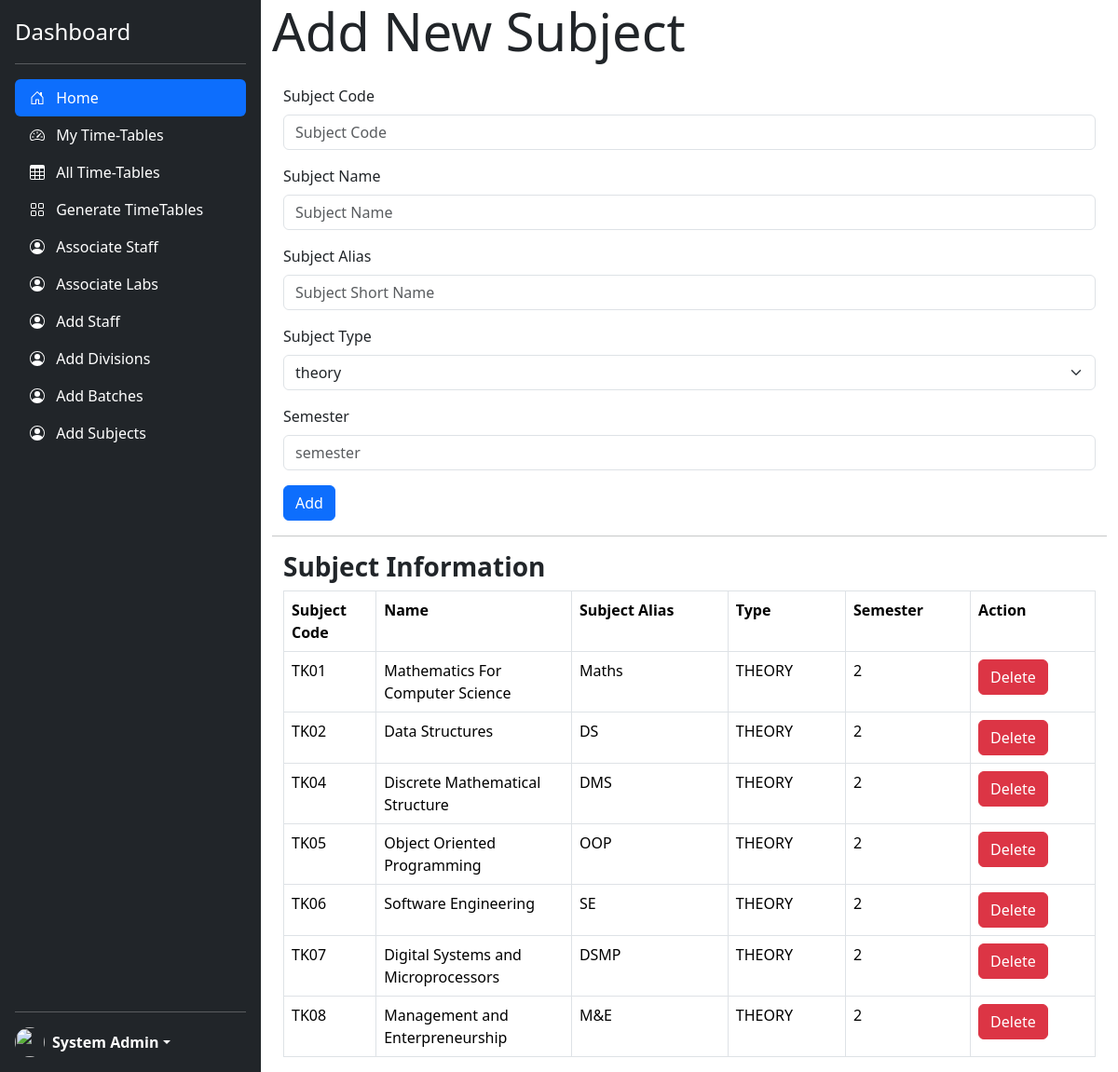
Before: /addSubjects.php (signed in) with the older database file.
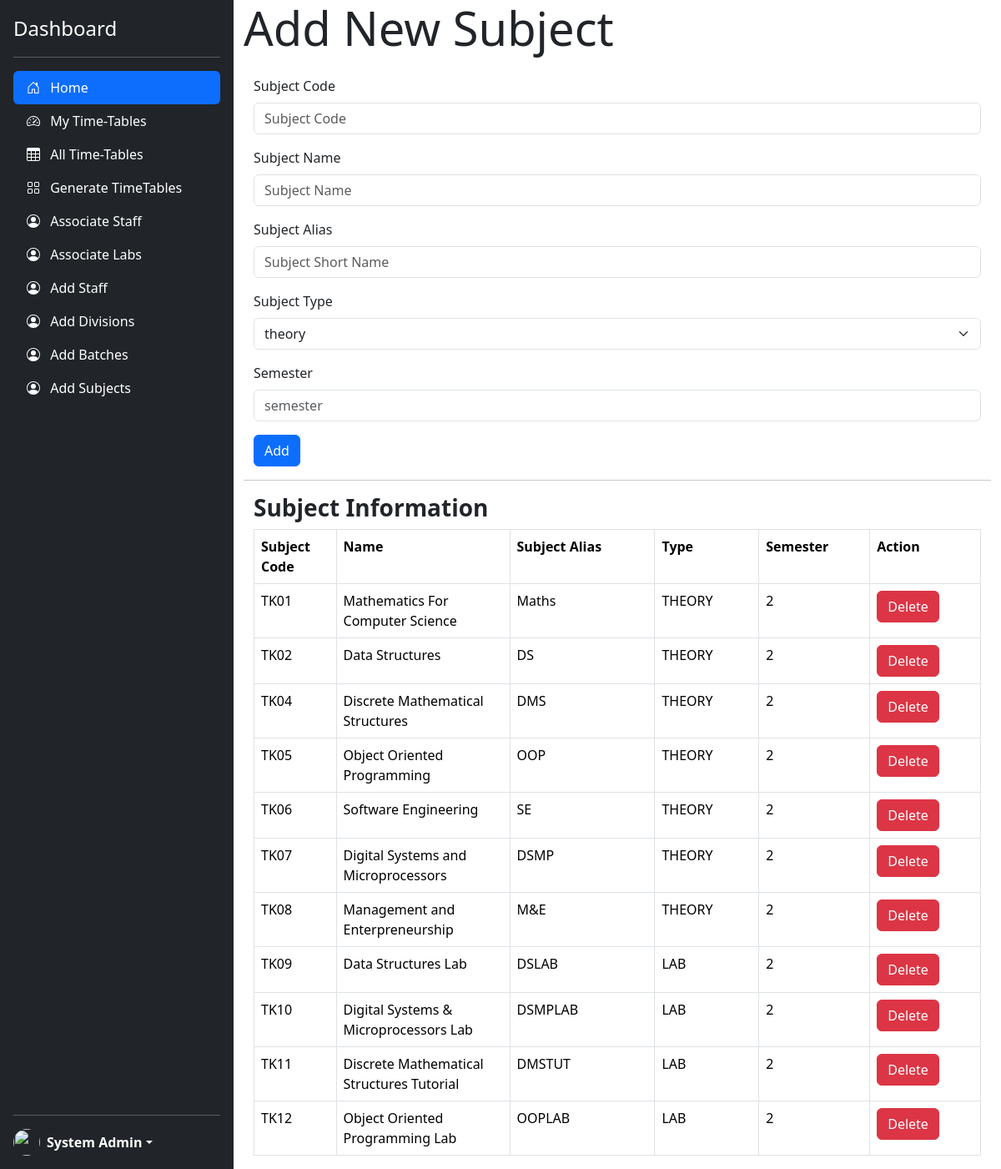
After: the same page with the newer database file.
### tables this page shows
CREATE TABLE `subjects` (
  `subject_code` varchar(10) NOT NULL,
  `subject_alias` varchar(50) NOT NULL,
  `subject_name` varchar(200) NOT NULL,
  `course_type` varchar(15) NOT NULL,
  `semester` int(1) NOT NULL
);

### addSubjects.php (the view, shortened to what this page needs)
<!doctype html>
<html lang="en" data-bs-theme="auto">
<head>
    <link href="https://cdn.jsdelivr.net/npm/bootstrap@5.3.3/dist/css/bootstrap.min.css" rel="stylesheet">
    <link href="./css/sidebars.css" rel="stylesheet">
    <link rel="stylesheet" href="./css/dashboard.css">
    <link href="sidebars.css" rel="stylesheet">
</head>
<body>
    <main class="d-flex flex-nowrap">
        <div class="sidebar d-flex flex-column flex-shrink-0 p-3 text-bg-dark" style="width: 280px; height:100vh;">
            <a href="/" class="d-flex align-items-center mb-3 mb-md-0 me-md-auto text-white text-decoration-none">
                <span class="fs-4">Dashboard</span>
            </a>
            <hr>
            <ul class="nav nav-pills flex-column mb-auto">
                <li class="nav-item">
                    <a href="/TimeTableGenerator/administration.php" class="nav-link active" aria-current="page">
                        <svg class="bi pe-none me-2" width="16" height="16">
                            <use xlink:href="#home" />
                        </svg>
                        Home
                    </a>
                </li>
                <li>
                    <a href="#" class="nav-link text-white">
                        <svg class="bi pe-none me-2" width="16" height="16">
                            <use xlink:href="#speedometer2" />
                        </svg>
                        My Time-Tables
                    </a>
                </li>
                <li>
                    <a href="#" class="nav-link text-white">
                        <svg class="bi pe-none me-2" width="16" height="16">
                            <use xlink:href="#table" />
                        </svg>
                        All Time-Tables
                    </a>
                </li>
                <li>
                    <a href="/TimeTableGenerator/generate.php" class="nav-link text-white">
                        <svg class="bi pe-none me-2" width="16" height="16">
                            <use xlink:href="#grid" />
                        </svg>
                        Generate TimeTables
                    </a>
                </li>
                <li>
                    <a href="/TimeTableGenerator/associate.php" class="nav-link text-white">
                        <svg class="bi pe-none me-2" width="16" height="16">
                            <use xlink:href="#people-circle" />
                        </svg>
                        Associate Staff
                    </a>
                </li>
                <li>
                    <a href="/TimeTableGenerator/associateLabs.php" class="nav-link text-white">
                        <svg class="bi pe-none me-2" width="16" height="16">
                            <use xlink:href="#people-circle" />
                        </svg>
                        Associate Labs
                    </a>
                </li>
                <li>
                    <a href="/TimeTableGenerator/addStaff.php" class="nav-link text-white">
                        <svg class="bi pe-none me-2" width="16" height="16">
                            <use xlink:href="#people-circle" />
                        </svg>
                        Add Staff
                    </a>
                </li>
                <li>
                    <a href="/TimeTableGenerator/addDivisions.php" class="nav-link text-white">
                        <svg class="bi pe-none me-2" width="16" height="16">
                            <use xlink:href="#people-circle" />
                        </svg>
                        Add Divisions
                    </a>
                </li>
                <li>
                    <a href="/TimeTableGenerator/addBatches.php" class="nav-link text-white">
                        <svg class="bi pe-none me-2" width="16" height="16">
                            <use xlink:href="#people-circle" />
                        </svg>
                        Add Batches
                    </a>
                </li>
                <li>
                    <a href="/TimeTableGenerator/addSubjects.php" class="nav-link text-white">
                        <svg class="bi pe-none me-2" width="16" height="16">
                            <use xlink:href="#people-circle" />
                        </svg>
                        Add Subjects
                    </a>
                </li>
            </ul>
            <hr>
            <div class="dropdown">
                <a href="#" class="d-flex align-items-center text-white text-decoration-none dropdown-toggle" data-bs-toggle="dropdown" aria-expanded="false">
                    <img src="https://github.com/mdo.png" alt="" width="32" height="32" class="rounded-circle me-2">
                    <strong>
                        <?php
                        if (isset($_SESSION["userloggedin"])) {
                            if ($_SESSION["userloggedin"] != 1) {
                                header("Location: http://localhost/TimeTableGenerator/login.php");
                            } else {
                                echo '<li class="float-right" type="button" id="dropdownMenuButton" data-toggle="dropdown" aria-haspopup="true" aria-expanded="false">' . $_SESSION["username"] . '</li>';
                            }
                        } else {
                            header("Location: http://localhost/TimeTableGenerator/login.php");
                        }
                        ?>
                    </strong>
                </a>
            </div>
        </div>
        <div class="dashboard-content container-fluid">
            <div class="display-4">Add New Subject</div>
            <div class="container-fluid">
                <form action="./services/registerSub.php" method="POST" class="form-signup">
                    <div class="mt-4 mb-3">
                        <label for="subjectcode" class="form-label">Subject Code</label>
                        <input type="text" id="subject-code" class="form-control" placeholder="Subject Code" required="" autofocus="" name="subjectcode">
                    </div>
                    <div class="mb-3">
                        <label for="subjectname" class="form-label">Subject Name</label>
                        <input type="text" id="sub-name" class="form-control" placeholder="Subject Name" required="" autofocus="" name="subjectname">
                    </div>
                    <div class="mb-3">
                        <label for="subjectalias" class="form-label">Subject Alias</label>
                        <input type="text" id="sub-alias" class="form-control" placeholder="Subject Short Name" required="" autofocus="" name="subalias">
                    </div>
                    <div class="mb-3">
                        <label for="subjecttype" class="form-label">Subject Type</label>
                        <select class="form-select" aria-label="Default select example" name="subtype">
                            <option value="THEORY">theory</option>
                        </select>
                    </div>
                    <div class="mb-3">
                        <label for="semester" class="form-label">Semester</label>
                        <input type="number" id="semester" class="form-control" placeholder="semester" required autofocus="" name="semester">
                    </div>
                    <button class="btn btn-primary btn-block" type="submit"><i class="fas fa-user-plus"></i> Add</button>
                </form>
            </div>
            <hr>
            <div class="container-fluid">
                <h3><strong>Subject Information </strong></h3>
                <table id="subjectstable" class="table table-bordered">
                    <tr>
                        <th width="130">Subject Code</th>
                        <th width=290>Name</th>
                        <th width=290>Subject Alias</th>
                        <th width="190">Type</th>
                        <th width="190">Semester</th>
                        <th width="190">Action</th>
                    </tr>
                    <tbody>
                        <?php
                        $q = mysqli_query(
                            mysqli_connect("localhost", "root", "root", "Dev"),
                            "SELECT * FROM subjects ORDER BY subject_code ASC"
                        );
                        while ($row = mysqli_fetch_assoc($q)) {
                            echo "<tr><td>{$row['subject_code']}</td>
                <td>{$row['subject_name']}</td>
                <td>{$row['subject_alias']}</td>
                <td>{$row['course_type']}</td>
                <td>{$row['semester']}</td>
               <td><a class='btn btn-danger' href='./services/handleDelete.php?query=subject&subcode={$row['subject_code']}'>Delete</a></td>
                </tr>\n";
                        }
                        ?>
                    </tbody>
                </table>
            </div>
        </div>
    </main>
</body>
</html>

### css/sidebars.css (style rules this page uses)
main { height: 100vh; height: -webkit-fill-available; }
.dashboard-content { height: 100vh; max-height: 100vh; overflow-y: scroll; width: 100%; }

### addSubjects.php (style rules this page uses)
.bi { vertical-align: -.125em; fill: currentColor; }

Changed rows visible on the page:
changed subjects "TK04": subject_name "Discrete Mathematical Structure" → "Discrete Mathematical Structures"
added subjects: subject_code "TK09", subject_name "Data Structures Lab", subject_alias "DSLAB", course_type "LAB", semester "2"
added subjects: subject_code "TK10", subject_name "Digital Systems & Microprocessors Lab", subject_alias "DSMPLAB", course_type "LAB", semester "2"
added subjects: subject_code "TK11", subject_name "Discrete Mathematical Structures Tutorial", subject_alias "DMSTUT", course_type "LAB", semester "2"
added subjects: subject_code "TK12", subject_name "Object Oriented Programming Lab", subject_alias "OOPLAB", course_type "LAB", semester "2"
